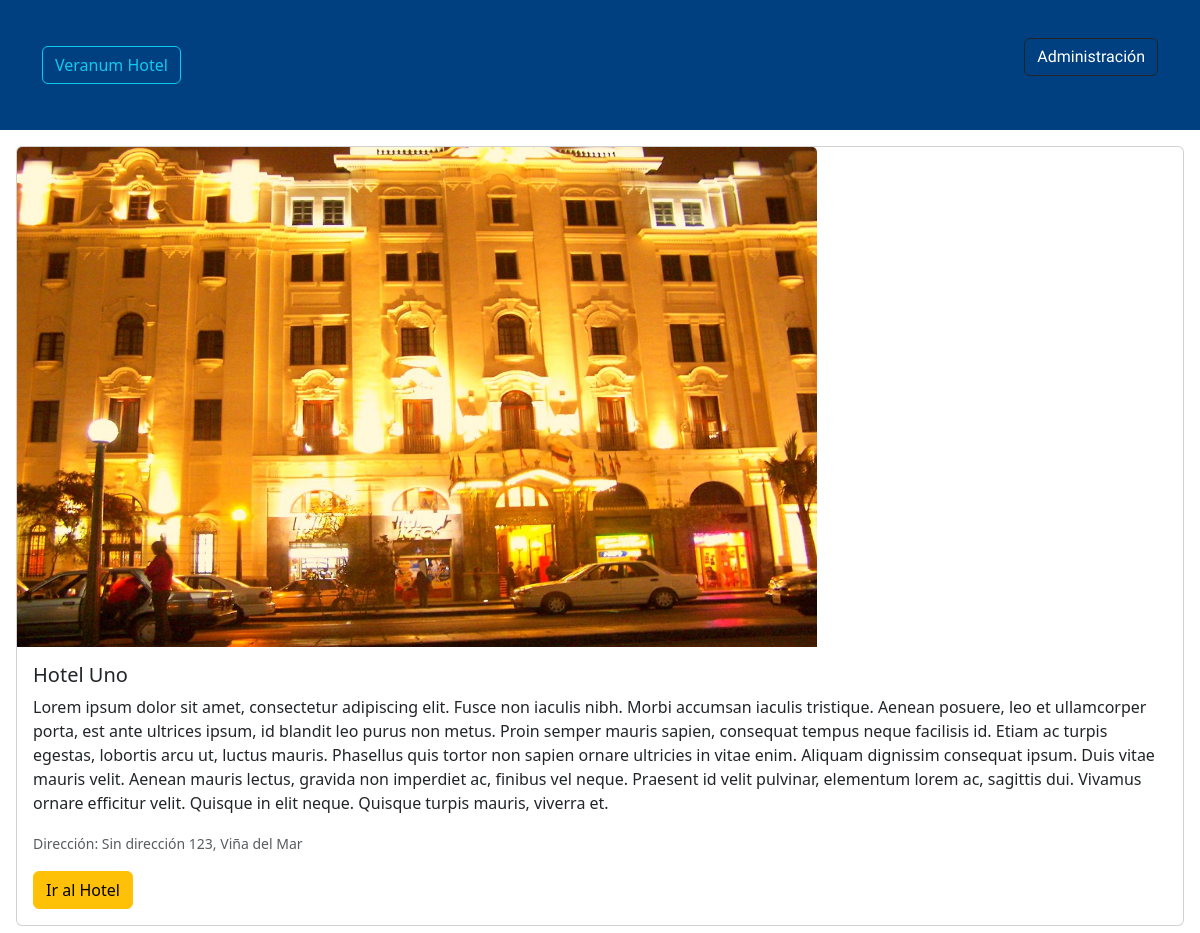
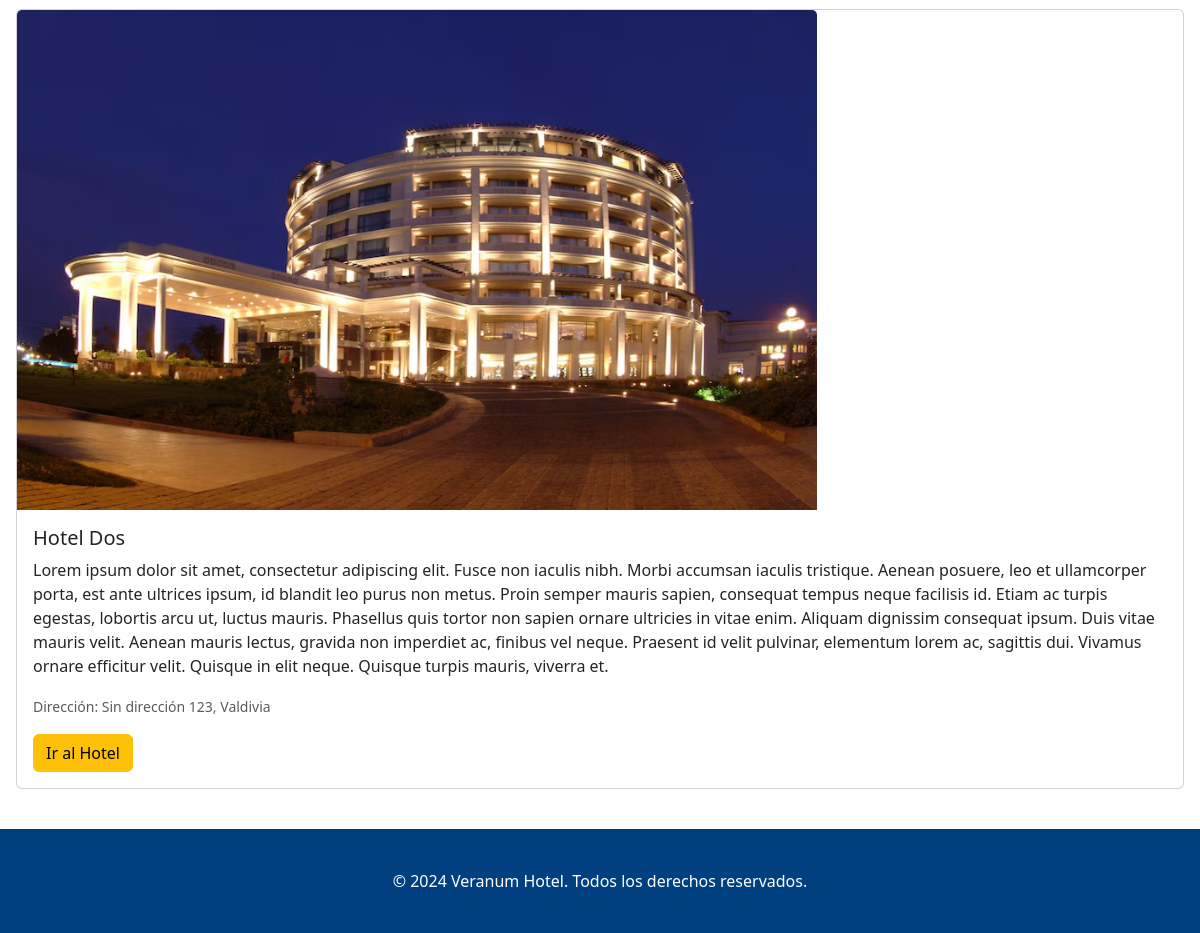
The app's page /hoteles/ with its own data (2 pictures, top to bottom).
### paginaweb/models.py (models this page shows, shortened)
class Hotel (models.Model):
    id_hotel            = models.AutoField(primary_key=True) #autoincremental
    nombre_hotel        = models.CharField(max_length=50)
    direccion           = models.CharField(max_length=100) #nombre de la calle
    info_adicional_dir  = models.CharField(max_length=100, blank=True, null=True) #cualquier cosa adicional de la direccion
    comuna              = models.CharField(max_length=30) #solo son 2 hoteles, por tanto se ingresaran manualmente
    telefono            = models.CharField(max_length=10)
    correo_hotel        = models.EmailField(max_length=100)
    cant_habitaciones   = models.IntegerField() #cantidad de habitaciones, a definir
    desc_hotel          = models.TextField(blank=True, null=True) #usaremos lorem ipsum
    imagen_hotel        = models.CharField(max_length=100, blank=True, null=True) #para guardar la ruta de la imagen

### paginaweb/views.py (the view)
# urls.py: path('hoteles/', views.hoteles, name='lista_hoteles'), #url hoteles
def hoteles(request):
    hoteles = Hotel.objects.all()
    return render(request, 'paginaweb/hoteles.html', {'hoteles': hoteles})

### paginaweb/templates/paginaweb/hoteles.html (shortened to what this page needs)
{% extends 'base.html' %}
{% block content %}
    {% load static %}
    {% for hotel in hoteles %}
        <div class="card mb-3 mt-3 mx-3">
            <img src="{% static hotel.imagen_hotel %}" class="card-img-top imagen-hotel" alt="Imagen de {{ hotel.nombre_hotel }}">
            <div class="card-body">
                <h5 class="card-title">{{ hotel.nombre_hotel }}</h5>
                <p class="card-text">{{ hotel.desc_hotel }}</p>
                <p class="card-text"><small class="text-body-secondary">Dirección: {{ hotel.direccion }}, {{ hotel.comuna }}</small></p>
                <a type="button" class="btn btn-warning" href="{% url 'hotel_ficha' hotel.id_hotel %}">Ir al Hotel</a>
            </div>
        </div>
    {% endfor %}
{% endblock %}
{% block footer %}
    {% load static %}
{% endblock %}

### paginaweb/static/css/estilos.css (style rules this page uses)
* { margin: 0; padding: 0; box-sizing: border-box; }
body { font-family: 'Roboto', sans-serif; background-color: #f8f8f8; color: #333; line-height: 1.6; overflow-x: hidden; }
.imagen-hotel { max-width: 800px; max-height: 500px; }

### records on screen
Hotel: imagen_hotel (picture), nombre_hotel "Hotel Uno", desc_hotel "Lorem ipsum dolor sit amet, consectetur adipiscing elit. Fusce non iaculis nibh. Morbi accumsan iaculis tristique. Aenean posuere, leo et ullamcorper porta, est ante ultrices ipsum, id blandit leo purus non metus. Proin semper mauris sapien, consequat tempus neque facilisis id. Etiam ac turpis egestas, lobortis arcu ut, luctus mauris. Phasellus quis tortor non sapien ornare ultricies in vitae enim. Aliquam dignissim consequat ipsum. Duis vitae mauris velit. Aenean mauris lectus, gravida non imperdiet ac, finibus vel neque. Praesent id velit pulvinar, elementum lorem ac, sagittis dui. Vivamus ornare efficitur velit. Quisque in elit neque. Quisque turpis mauris, viverra et.", direccion "Sin dirección 123", comuna "Viña del Mar"
Hotel: imagen_hotel (picture), nombre_hotel "Hotel Dos", desc_hotel "Lorem ipsum dolor sit amet, consectetur adipiscing elit. Fusce non iaculis nibh. Morbi accumsan iaculis tristique. Aenean posuere, leo et ullamcorper porta, est ante ultrices ipsum, id blandit leo purus non metus. Proin semper mauris sapien, consequat tempus neque facilisis id. Etiam ac turpis egestas, lobortis arcu ut, luctus mauris. Phasellus quis tortor non sapien ornare ultricies in vitae enim. Aliquam dignissim consequat ipsum. Duis vitae mauris velit. Aenean mauris lectus, gravida non imperdiet ac, finibus vel neque. Praesent id velit pulvinar, elementum lorem ac, sagittis dui. Vivamus ornare efficitur velit. Quisque in elit neque. Quisque turpis mauris, viverra et.", direccion "Sin dirección 123", comuna "Valdivia"
